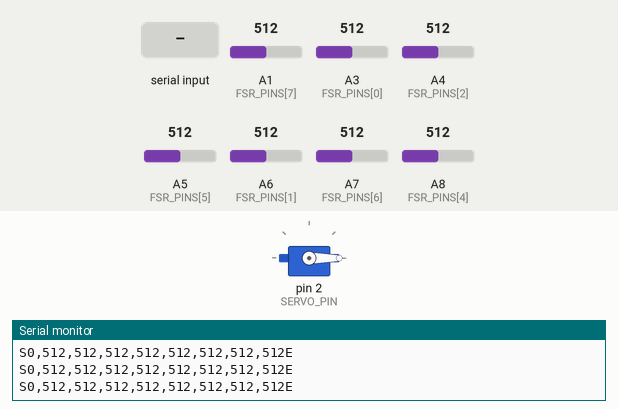
Recording of a sketch running on a simulated Arduino Mega 2560, built with avr-gcc and run on an emulated ATmega2560. On the bench: servo, the last lines printed to the serial monitor. The test bench sets the inputs (shaded band); at power-on: A3 (FSR_PINS[0]) = 512, A1 (FSR_PINS[7]) = 512, A4 (FSR_PINS[2]) = 512, A5 (FSR_PINS[5]) = 512, A6 (FSR_PINS[1]) = 512, A7 (FSR_PINS[6]) = 512, A8 (FSR_PINS[4]) = 512.

Above: at 1.2 s.
1.3 s: "1" received over Serial
At 2.0 s:
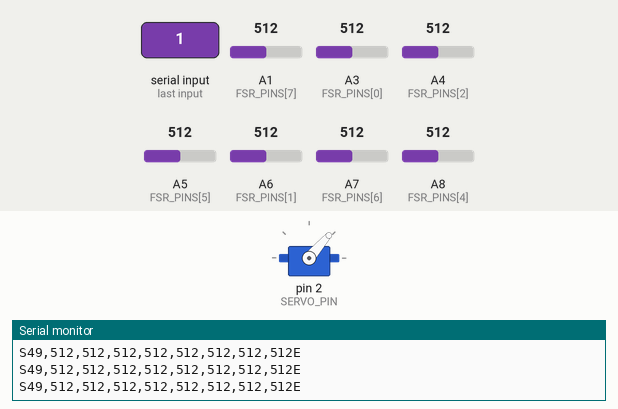
2.8 s: A3 (FSR_PINS[0]) set to 105
4.3 s: A3 (FSR_PINS[0]) set to 89
7.3 s: "0" received over Serial
At 7.6 s:
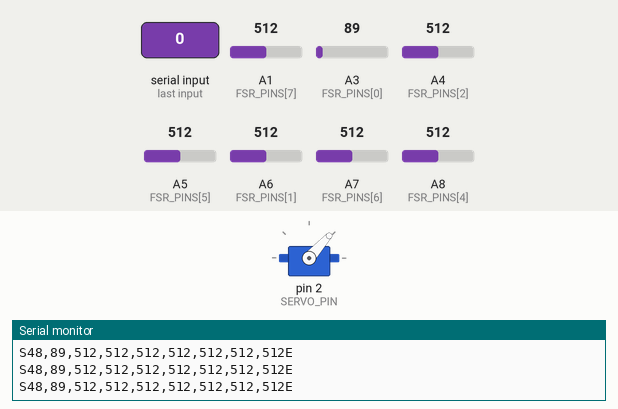
Timing chart, 0 to 10.3 s (numbered marks = the images above; inputs shaded):
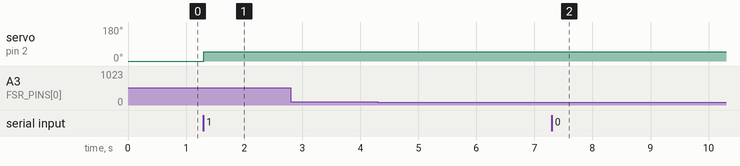

Measured:
- after the input at 1.3 s, servo on pin 2 (SERVO_PIN): 0° → 49° at once
- after the input at 7.3 s, servo on pin 2 (SERVO_PIN): 49° → 48° at once

The sketch:

arduino_mega_code.ino
```cpp
// File: arduino_mega_code/arduino_mega_code.ino
// This version runs at a much higher frequency for faster response times.

#include <Servo.h>

const int SERVO_PIN = 2;
Servo gripperServo;
const int FSR_PINS[8] = {A3, A6, A4, A4, A8, A5, A7, A1};
int currentServoAngle = 0;

void setup() {
  Serial.begin(115200);
  gripperServo.attach(SERVO_PIN);
  gripperServo.write(currentServoAngle);
}

void loop() {
  // === Part 1: Receive servo command from Python ===
  if (Serial.available() > 0) {
    int commandedAngle = Serial.read();
    commandedAngle = constrain(commandedAngle, 0, 100);
    currentServoAngle = commandedAngle;
    gripperServo.write(currentServoAngle);
  }

  // === Part 2: Build and send a verified data packet ===
  String dataPacket = "";
  dataPacket += String(currentServoAngle);
  dataPacket += ",";
  for (int i = 0; i < 8; i++) {
    int sensorValue = analogRead(FSR_PINS[i]);
    dataPacket += String(sensorValue);
    if (i < 7) {
      dataPacket += ",";
    }
  }

  // --- Send the framed packet ---
  Serial.print('S');
  Serial.print(dataPacket);
  Serial.println('E');

  // --- SPEED INCREASE ---
  // Reduced delay from 50ms to 5ms for a ~200Hz loop rate.
  delay(5);
}
```
